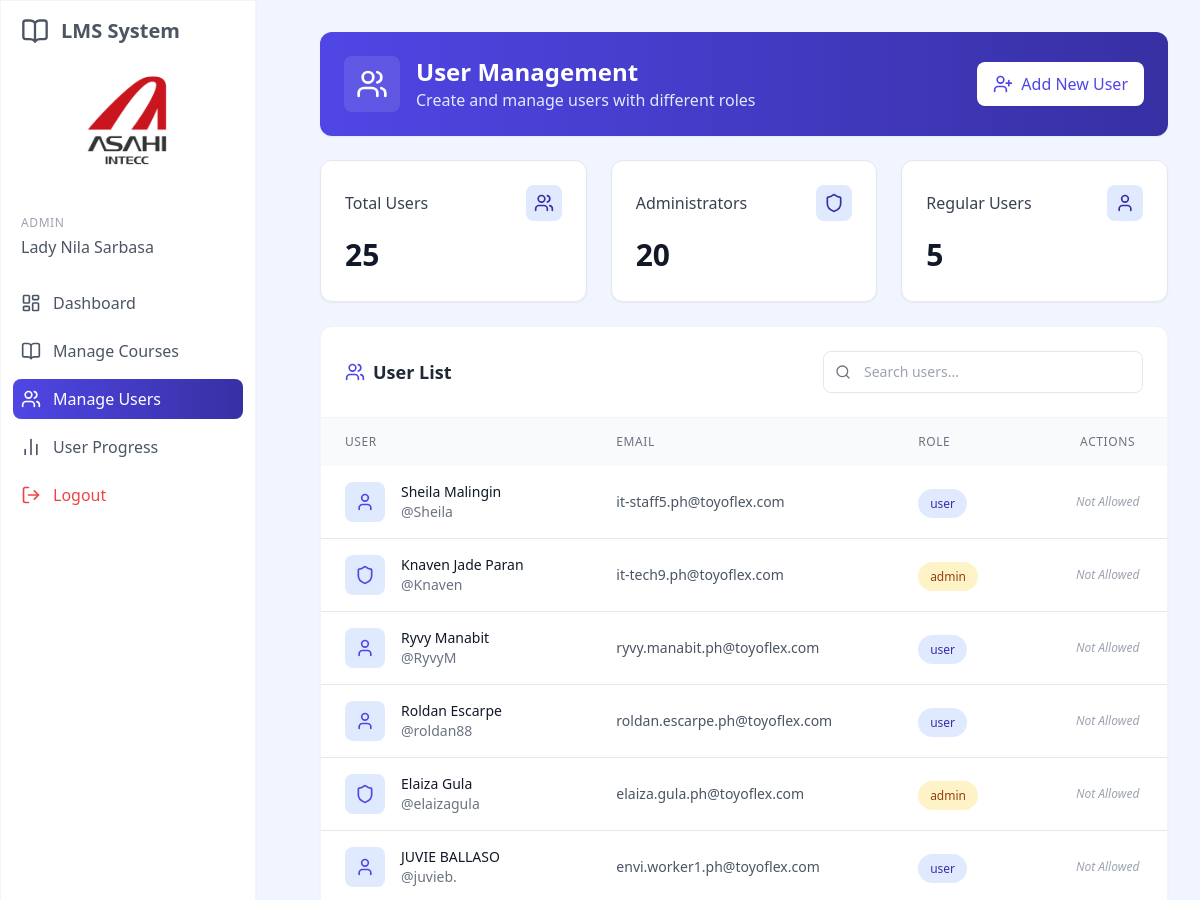
The page /manage_users.php (signed in, upper part) on the database as committed earlier.
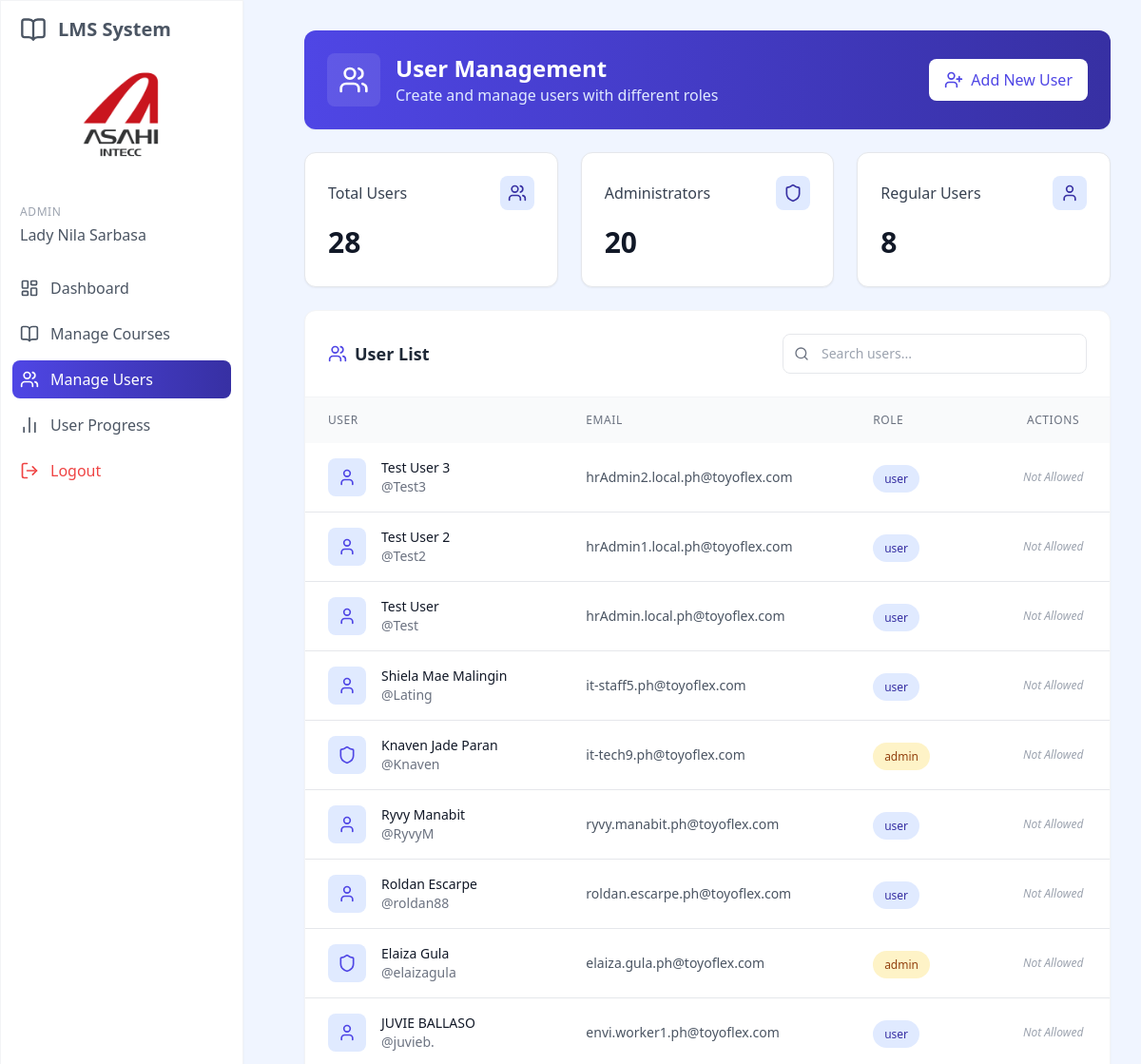
The same page on the database as committed later.
### tables this page shows
CREATE TABLE `users` (
  `id` int(11) NOT NULL,
  `username` varchar(50) NOT NULL,
  `full_name` varchar(100) NOT NULL,
  `password` varchar(255) NOT NULL,
  `email` varchar(100) NOT NULL,
  `role` enum('admin','user','super_admin') DEFAULT 'user',
  `department` tinyint(11) UNSIGNED DEFAULT NULL,
  `division` tinyint(11) UNSIGNED DEFAULT NULL,
  `position` tinyint(11) UNSIGNED DEFAULT NULL,
  `section` tinyint(11) UNSIGNED DEFAULT NULL,
  `company_group` tinyint(11) UNSIGNED DEFAULT NULL,
  `created_at` timestamp NULL DEFAULT current_timestamp(),
  `updated_at` timestamp NULL DEFAULT current_timestamp() ON UPDATE current_timestamp(),
  `active` tinyint(1) NOT NULL DEFAULT 0
);

### web/manage_users.php (the view, shortened to what the rows shown need)
<?php
require_once '../config.php';
$search = $_GET['search'] ?? '';
$query = "SELECT
            id,
            username,
            full_name,
            email,
            role,
            division,
            section,
            department,
            created_at
          FROM users
          WHERE (username LIKE ? OR full_name LIKE ? OR email LIKE ?)
          ORDER BY created_at DESC";
$search_param = "%$search%";
$stmt = $conn->prepare($query);
$stmt->bind_param("sss", $search_param, $search_param, $search_param);
$stmt->execute();
$users = $stmt->get_result()->fetch_all(MYSQLI_ASSOC);
include 'includes/header.php';
?>
<!DOCTYPE html>
<html lang="en">
<head>
</head>
<body class="bg-blue-50">
    <div class="p-8 sm:ml-72">
        <div class="container mx-auto">
            <div class="bg-gradient-to-r from-blue-600 to-blue-800 rounded-xl p-6 mb-6 flex justify-between items-center shadow-sm">
                <div class="flex items-center">
                    <div>
                        <h1 class="text-2xl font-bold text-white">User Management</h1>
                    </div>
                </div>
            </div>
            <div class="bg-white rounded-xl shadow-sm border border-gray-100 overflow-hidden">
                <div class="p-6 border-b border-gray-100">
                    <div class="flex flex-col md:flex-row justify-between items-center gap-4">
                        <h2 class="text-lg font-semibold text-gray-800 flex items-center">
                            <i data-lucide="users" class="h-5 w-5 text-blue-600 mr-2"></i>
                            User List
                        </h2>
                    </div>
                </div>
                <div class="overflow-x-auto">
                    <table class="w-full">
                        <thead>
                            <tr class="bg-gray-50 text-left">
                                <th class="px-6 py-4 text-xs font-medium text-gray-500 uppercase tracking-wider">User</th>
                                <th class="px-6 py-4 text-xs font-medium text-gray-500 uppercase tracking-wider">Email</th>
                                <th class="px-6 py-4 text-xs font-medium text-gray-500 uppercase tracking-wider">Role</th>
                                <th class="px-6 py-4 text-xs font-medium text-gray-500 uppercase tracking-wider text-center">Actions</th>
                            </tr>
                        </thead>
                        <tbody class="divide-y divide-gray-200">
                            <?php if (empty($users)): ?>
                                <tr>
                                    <td colspan="4" class="px-6 py-12 text-center">
                                        <div class="flex flex-col items-center justify-center text-gray-500">
                                            <i data-lucide="users-x" class="h-12 w-12 text-gray-300 mb-4"></i>
                                            <h3 class="text-lg font-medium text-gray-900 mb-1">No users found</h3>
                                            <p class="text-gray-500 mb-4">Get started by creating your first user</p>
                                            <button class="px-4 py-2 bg-blue-600 hover:bg-blue-700 text-white rounded-lg flex items-center gap-2 transition text-sm font-medium"
                                                    onclick="showModal('addUserModal')">
                                                <i data-lucide="user-plus" class="h-4 w-4"></i> Add New User
                                            </button>
                                        </div>
                                    </td>
                                </tr>
                            <?php else: ?>
                                <?php foreach ($users as $user): ?>
                                <tr class="hover:bg-blue-50/50 transition-colors">
                                    <td class="px-6 py-4 whitespace-nowrap">
                                        <div class="flex items-center">
                                            <div class="w-10 h-10 flex-shrink-0 bg-blue-100 rounded-lg flex items-center justify-center mr-4">
                                                <i data-lucide="<?php echo $user['role'] === 'admin' ? 'shield' : 'user'; ?>" class="h-5 w-5 text-blue-600"></i>
                                            </div>
                                            <div>
                                                <div class="text-sm font-medium text-gray-900"><?php echo htmlspecialchars($user['full_name']); ?></div>
                                                <div class="text-sm text-gray-500">@<?php echo htmlspecialchars($user['username']); ?></div>
                                            </div>
                                        </div>
                                    </td>
                                    <td class="px-6 py-4 whitespace-nowrap">
                                        <div class="text-sm text-gray-600"><?php echo htmlspecialchars($user['email']); ?></div>
                                    </td>
                                    <td class="px-6 py-4 whitespace-nowrap">
                                        <span class="px-3 py-1.5 text-xs font-medium rounded-full
                                            <?php echo $user['role'] === 'admin' || $user['role'] === 'super_admin' ? 'bg-amber-100 text-amber-800' : 'bg-blue-100 text-blue-800'; ?>">
                                            <?php echo htmlspecialchars($user['role']); ?>
                                        </span>
                                    </td>
                                    <td class="px-6 py-4 whitespace-nowrap text-center">
                                        <div class="flex justify-center items-center space-x-2">
                                            <?php if ($_SESSION['role'] == 'super_admin'): ?>
                                                <button class="p-1.5 text-blue-600 hover:text-blue-800 hover:bg-blue-50 rounded-lg transition-colors"
                                                        onclick="openEditUserModal(
                                                            <?php echo $user['id']; ?>,
                                                            '<?php echo htmlspecialchars($user['username']); ?>',
                                                            '<?php echo htmlspecialchars($user['email']); ?>',
                                                            '<?php echo htmlspecialchars($user['full_name']); ?>',
                                                            '<?php echo htmlspecialchars($user['role']); ?>',
                                                            '<?php echo $user['division'] ?? ''; ?>',
                                                            '<?php echo $user['section'] ?? ''; ?>',
                                                            '<?php echo $user['department'] ?? ''; ?>'
                                                        )"
                                                        title="Edit User">
                                                    <i data-lucide="pencil" class="h-4 w-4"></i>
                                                </button>
                                                <button class="p-1.5 text-red-600 hover:text-red-800 hover:bg-red-50 rounded-lg transition-colors"
                                                        onclick="openDeleteUserModal(<?php echo $user['id']; ?>, '<?php echo htmlspecialchars($user['full_name']); ?>')"
                                                        title="Delete User">
                                                    <i data-lucide="trash-2" class="h-4 w-4"></i>
                                                </button>
                                            <?php elseif ($user['id'] == $_SESSION['user_id']): ?>
                                                <button class="p-1.5 text-blue-600 hover:text-blue-800 hover:bg-blue-50 rounded-lg transition-colors"
                                                        onclick="openEditUserModal(
                                                            <?php echo $user['id']; ?>,
                                                            '<?php echo htmlspecialchars($user['username']); ?>',
                                                            '<?php echo htmlspecialchars($user['email']); ?>',
                                                            '<?php echo htmlspecialchars($user['full_name']); ?>',
                                                            '<?php echo htmlspecialchars($user['role']); ?>',
                                                            '<?php echo $user['division'] ?? ''; ?>',
                                                            '<?php echo $user['section'] ?? ''; ?>',
                                                            '<?php echo $user['department'] ?? ''; ?>'
                                                        )"
                                                        title="Edit User">
                                                    <i data-lucide="pencil" class="h-4 w-4"></i>
                                                </button>
                                                <button class="p-1.5 text-red-600 hover:text-red-800 hover:bg-red-50 rounded-lg transition-colors"
                                                        onclick="openDeleteUserModal(<?php echo $user['id']; ?>, '<?php echo htmlspecialchars($user['full_name']); ?>')"
                                                        title="Delete User">
                                                    <i data-lucide="trash-2" class="h-4 w-4"></i>
                                                </button>
                                            <?php else: ?>
                                                <span class="text-xs text-gray-400 italic">Not Allowed</span>
                                            <?php endif; ?>
                                        </div>
                                    </td>
                                </tr>
                                <?php endforeach; ?>
                            <?php endif; ?>
                        </tbody>
                    </table>
                </div>
            </div>
        </div>
    </div>
</body>
</html>

Rows that differ between the two databases and show on the page:
added users: full_name "Test User 3", username "Test3", email "hrAdmin2.local.ph@toyoflex.com", role "user", shows "Not Allowed"
added users: full_name "Test User 2", username "Test2", email "hrAdmin1.local.ph@toyoflex.com", role "user", shows "Not Allowed"
added users: full_name "Test User", username "Test", email "hrAdmin.local.ph@toyoflex.com", role "user", shows "Not Allowed"
changed users "it-staff5.ph@toyoflex.com": full_name "Sheila Malingin" → "Shiela Mae Malingin"; username "Sheila" → "Lating"
Other text that changed with them:
count($users): "25" → "28"
$user_count: "5" → "8"
